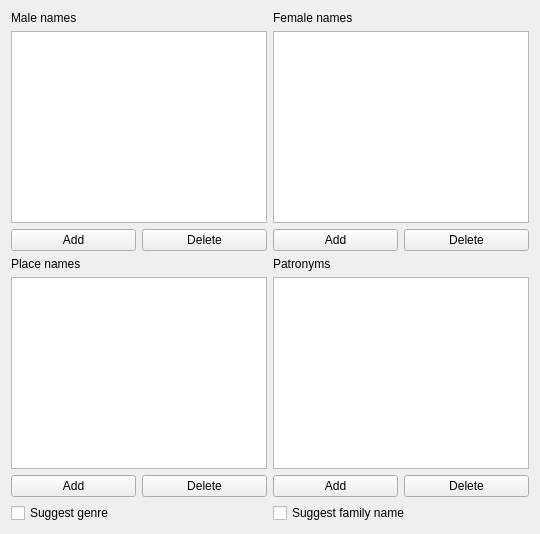
     <widget class="QWidget" name="tabNames">
      <attribute name="title">
       <string>Registered Words</string>
      </attribute>
      <layout class="QGridLayout" name="gridLayout_6">
       <item row="0" column="0">
        <widget class="QLabel" name="label_79">
         <property name="text">
          <string>Male names</string>
         </property>
        </widget>
       </item>
       <item row="0" column="2">
        <widget class="QLabel" name="label_80">
         <property name="text">
          <string>Female names</string>
         </property>
        </widget>
       </item>
       <item row="1" column="0" colspan="2">
        <widget class="QListWidget" name="uiMaleNames"/>
       </item>
       <item row="1" column="2" colspan="2">
        <widget class="QListWidget" name="uiFemaleNames"/>
       </item>
       <item row="6" column="0" colspan="2">
        <widget class="QCheckBox" name="uiSuggestGenre">
         <property name="text">
          <string>Suggest genre</string>
         </property>
        </widget>
       </item>
       <item row="2" column="0">
        <widget class="QPushButton" name="uiAddMaleName">
         <property name="text">
          <string>Add</string>
         </property>
        </widget>
       </item>
       <item row="4" column="0" colspan="2">
        <widget class="QListWidget" name="uiPlaces"/>
       </item>
       <item row="6" column="2" colspan="2">
        <widget class="QCheckBox" name="uiSuggestFamilyName">
         <property name="text">
          <string>Suggest family name</string>
         </property>
        </widget>
       </item>
       <item row="2" column="2">
        <widget class="QPushButton" name="uiAddFemaleName">
         <property name="text">
          <string>Add</string>
         </property>
        </widget>
       </item>
       <item row="2" column="3">
        <widget class="QPushButton" name="uiDeleteFemaleName">
         <property name="text">
          <string>Delete</string>
         </property>
        </widget>
       </item>
       <item row="5" column="0">
        <widget class="QPushButton" name="uiAddPlace">
         <property name="text">
          <string>Add</string>
         </property>
        </widget>
       </item>
       <item row="5" column="1">
        <widget class="QPushButton" name="uiDeletePlace">
         <property name="text">
          <string>Delete</string>
         </property>
        </widget>
       </item>
       <item row="4" column="2" colspan="2">
        <widget class="QListWidget" name="uiPatronyms"/>
       </item>
       <item row="5" column="3">
        <widget class="QPushButton" name="uiDeletePatronym">
         <property name="text">
          <string>Delete</string>
         </property>
        </widget>
       </item>
       <item row="5" column="2">
        <widget class="QPushButton" name="uiAddPatronym">
         <property name="text">
          <string>Add</string>
         </property>
        </widget>
       </item>
       <item row="3" column="0">
        <widget class="QLabel" name="label_4">
         <property name="text">
          <string>Place names</string>
         </property>
        </widget>
       </item>
       <item row="3" column="2">
        <widget class="QLabel" name="label_76">
         <property name="text">
          <string>Patronyms</string>
         </property>
        </widget>
       </item>
       <item row="2" column="1">
        <widget class="QPushButton" name="uiDeleteMaleName">
         <property name="text">
          <string>Delete</string>
         </property>
        </widget>
       </item>
      </layout>
     </widget>
